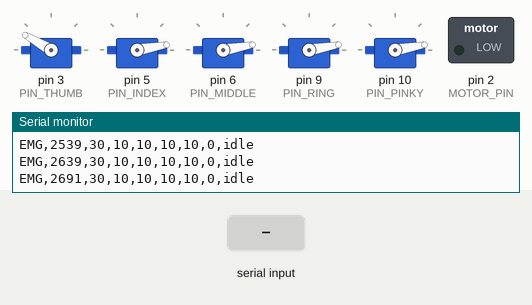
The sketch below on a simulated Arduino Uno, built with avr-gcc and run on an emulated ATmega328P. Parts: 5 × servo, switched loads named in the sketch (green lamp = pin HIGH), the last lines printed to the serial monitor. The test bench sets the inputs (shaded band).

Above: at 2.7 s.
2.8 s: "grip 1\n" received over the second serial link
At 3.8 s:
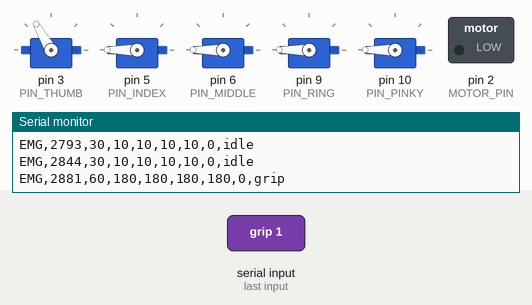
5.5 s: "peace 1\n" received over the second serial link
At 6.3 s:
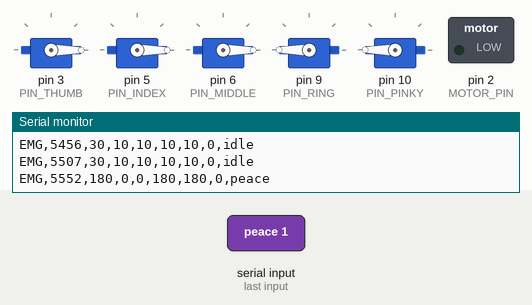
8.0 s: "ok 1\n" received over the second serial link
At 8.8 s:
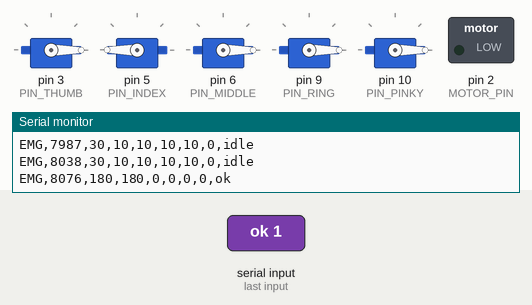
10.5 s: "open\n" received over the second serial link
At 11.3 s:
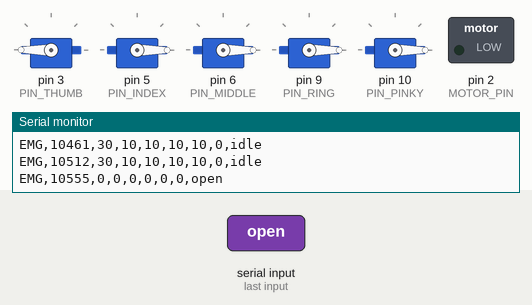
13.0 s: "close\n" received over the second serial link
At 13.8 s:
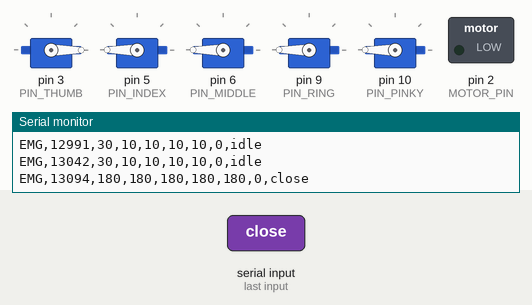
15.5 s: "point\n" received over the second serial link
At 16.1 s:
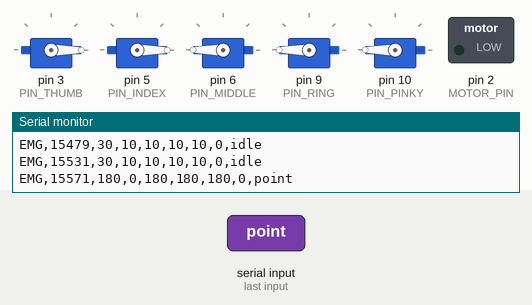
Timing chart, 0 to 18.5 s (numbered marks = the images above; inputs shaded):
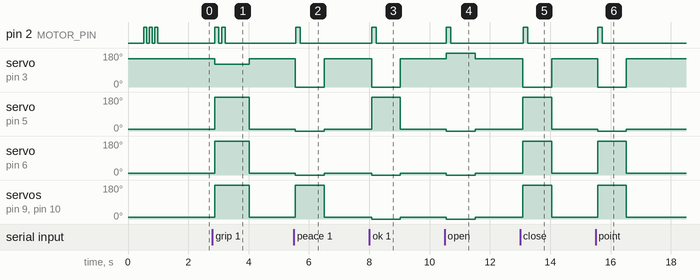

Measured:
- after the input at 2.8 s, pin 2 (MOTOR_PIN): alternates HIGH for 0.12 s and LOW for 0.10 s, 4 changes in all, then stays LOW, starting after 0.08 s; servo on pin 3 (PIN_THUMB): 150° → 120° after 0.08 s, → 150° 1.1 s later
- after the input at 5.5 s, pin 2 (MOTOR_PIN): LOW → HIGH after 0.05 s, → LOW 0.15 s later; servo on pin 3 (PIN_THUMB): 150° → 0° after 0.05 s, → 150° 0.95 s later
- after the input at 8.0 s, pin 2 (MOTOR_PIN): LOW → HIGH after 0.08 s, → LOW 0.15 s later; servo on pin 3 (PIN_THUMB): 150° → 0° after 0.08 s, → 150° 0.95 s later
- after the input at 10.5 s, pin 2 (MOTOR_PIN): LOW → HIGH after 0.06 s, → LOW 0.15 s later; servo on pin 3 (PIN_THUMB): 150° → 180° after 0.06 s, → 150° 0.95 s later; servo on pin 5 (PIN_INDEX), servo on pin 6 (PIN_MIDDLE), servo on pin 9 (PIN_RING), servo on pin 10 (PIN_PINKY): 10° → 0° after 0.06 s, → 10° 0.95 s later
- after the input at 13.0 s, pin 2 (MOTOR_PIN): LOW → HIGH after 0.10 s, → LOW 0.15 s later; servo on pin 3 (PIN_THUMB): 150° → 0° after 0.10 s, → 150° 0.95 s later; servo on pin 5 (PIN_INDEX), servo on pin 6 (PIN_MIDDLE), servo on pin 9 (PIN_RING), servo on pin 10 (PIN_PINKY): 10° → 180° after 0.10 s, → 10° 0.95 s later
- after the input at 15.5 s, pin 2 (MOTOR_PIN): LOW → HIGH after 0.07 s, → LOW 0.15 s later; servo on pin 3 (PIN_THUMB): 150° → 0° after 0.07 s, → 150° 0.95 s later

The sketch:

haptigrip.ino
```cpp
#include <Arduino.h>
#include <Servo.h>
#include <SoftwareSerial.h>
#include <string.h>

// ============================================
// BLUETOOTH PINS
// HC-05: TX → Pin10, RX → Pin11
// ============================================
#define BT_RX  0
#define BT_TX  1
SoftwareSerial BT(BT_RX, BT_TX);

// ============================================
// SERVO PINS
// ============================================
#define PIN_THUMB   3
#define PIN_INDEX   5
#define PIN_MIDDLE  6
#define PIN_RING    9
#define PIN_PINKY   10

// ============================================
// FSR SENSOR PIN
// ============================================
#define FSR_PIN    A0

// ============================================
// FSR ENABLE FLAG
// ============================================
#define FSR_ENABLED false

// ============================================
// FSR THRESHOLDS (only used if FSR_ENABLED)
// ============================================
#define FSR_LIGHT   300
#define FSR_MEDIUM  550
#define FSR_HARD    800

// ============================================
// VIBRATION MOTOR PIN
// ============================================
#define MOTOR_PIN   2
#define MOTOR_MODE  0  // 0 = source mode, 1 = sink mode

// ============================================
// THUMB DIRECTION FIX
// ============================================
#define THUMB_FLIP true

#define OPEN_ANGLE   0
#define CLOSE_ANGLE  180
#define RESET_DELAY  600

// ============================================
// SERVO OBJECTS
// ============================================
Servo servos[5];
const char* fingerNames[5] = {"thumb","index","middle","ring","pinky"};
const int   fingerPins[5]  = {PIN_THUMB, PIN_INDEX, PIN_MIDDLE, PIN_RING, PIN_PINKY};

// ============================================
// STATE TRACKING
// ============================================
int  currentAngles[5] = {30, 10, 10, 10, 10};
char currentLabel[32] = "idle";

// ============================================
// EMG SERIAL OUTPUT
// Format: EMG,timestamp,thumb,index,middle,ring,pinky,fsr,label
// ============================================
void sendEMG(const char* label) {
    int fsr = FSR_ENABLED ? analogRead(FSR_PIN) : 0;
    Serial.print("EMG,");
    Serial.print(millis());
    Serial.print(",");
    for (int i = 0; i < 5; i++) {
        Serial.print(currentAngles[i]);
        Serial.print(",");
    }
    Serial.print(fsr);
    Serial.print(",");
    Serial.println(label);
}

// ============================================
// VIBRATION MOTOR
// ============================================
void buzz(int ms) {
    if (MOTOR_MODE == 0) {
        digitalWrite(MOTOR_PIN, HIGH); delay(ms); digitalWrite(MOTOR_PIN, LOW);
    } else {
        digitalWrite(MOTOR_PIN, LOW);  delay(ms); digitalWrite(MOTOR_PIN, HIGH);
    }
}

void buzzOnce()   { buzz(150); }
void buzzTwice()  { buzz(120); delay(100); buzz(120); }
void buzzThrice() { buzz(100); delay(80);  buzz(100); delay(80); buzz(100); }

// ============================================
// THUMB ANGLE HELPER
// ============================================
int thumbAngle(int a) {
    return THUMB_FLIP ? (180 - a) : a;
}

// ============================================
// FINGER HELPERS
// ============================================
void moveFinger(int idx, int angle) {
    if (idx < 0 || idx > 4) return;
    angle = constrain(angle, 0, 180);
    currentAngles[idx] = angle;
    servos[idx].write((idx == 0) ? thumbAngle(angle) : angle);
}

int getFingerIndex(const char* name) {
    for (int i = 0; i < 5; i++)
        if (strcmp(name, fingerNames[i]) == 0) return i;
    return -1;
}

void moveFingerByName(const char* name, int angle) {
    int idx = getFingerIndex(name);
    if (idx == -1) { BT.println("ERR: Unknown finger"); return; }
    moveFinger(idx, angle);
    BT.print("OK: "); BT.print(name);
    BT.print(" -> "); BT.println(angle);
}

// ============================================
// RESET
// ============================================
void resetToNormal() {
    moveFinger(0, 30);
    moveFinger(1, 10);
    moveFinger(2, 10);
    moveFinger(3, 10);
    moveFinger(4, 10);
    strncpy(currentLabel, "idle", sizeof(currentLabel));
    delay(500);
    BT.println(">> Ready for next command");
}

// ============================================
// POSES
// ============================================
void openHand() {
    BT.println(">> Opening hand...");
    strncpy(currentLabel, "open", sizeof(currentLabel));
    moveFinger(0, OPEN_ANGLE); moveFinger(1, OPEN_ANGLE);
    moveFinger(2, OPEN_ANGLE); moveFinger(3, OPEN_ANGLE);
    moveFinger(4, OPEN_ANGLE);
    sendEMG("open");
    buzzOnce(); delay(800); resetToNormal();
}

void closeHand() {
    BT.println(">> Closing hand (fist)...");
    strncpy(currentLabel, "close", sizeof(currentLabel));
    moveFinger(0, CLOSE_ANGLE); moveFinger(1, CLOSE_ANGLE);
    moveFinger(2, CLOSE_ANGLE); moveFinger(3, CLOSE_ANGLE);
    moveFinger(4, CLOSE_ANGLE);
    sendEMG("close");
    buzzOnce(); delay(800); resetToNormal();
}

void grip() {
    BT.println(">> Grip...");
    strncpy(currentLabel, "grip", sizeof(currentLabel));
    moveFinger(0, 60);
    moveFinger(1, CLOSE_ANGLE); moveFinger(2, CLOSE_ANGLE);
    moveFinger(3, CLOSE_ANGLE); moveFinger(4, CLOSE_ANGLE);
    sendEMG("grip");
    buzzTwice(); delay(800); resetToNormal();
}

void peaceSign() {
    BT.println(">> Peace sign...");
    strncpy(currentLabel, "peace", sizeof(currentLabel));
    moveFinger(0, CLOSE_ANGLE);
    moveFinger(1, OPEN_ANGLE); moveFinger(2, OPEN_ANGLE);
    moveFinger(3, CLOSE_ANGLE); moveFinger(4, CLOSE_ANGLE);
    sendEMG("peace");
    buzzOnce(); delay(800); resetToNormal();
}

void okSign() {
    BT.println(">> OK sign...");
    strncpy(currentLabel, "ok", sizeof(currentLabel));
    moveFinger(0, CLOSE_ANGLE); moveFinger(1, CLOSE_ANGLE);
    moveFinger(2, OPEN_ANGLE);
    moveFinger(3, OPEN_ANGLE); moveFinger(4, OPEN_ANGLE);
    sendEMG("ok");
    buzzOnce(); delay(800); resetToNormal();
}

void pointFinger() {
    BT.println(">> Pointing...");
    strncpy(currentLabel, "point", sizeof(currentLabel));
    moveFinger(0, CLOSE_ANGLE);
    moveFinger(1, OPEN_ANGLE);
    moveFinger(2, CLOSE_ANGLE); moveFinger(3, CLOSE_ANGLE);
    moveFinger(4, CLOSE_ANGLE);
    sendEMG("point");
    buzzOnce(); delay(800); resetToNormal();
}

void thumbsUp() {
    BT.println(">> Thumbs up...");
    strncpy(currentLabel, "thumbsup", sizeof(currentLabel));
    moveFinger(0, OPEN_ANGLE);
    moveFinger(1, CLOSE_ANGLE); moveFinger(2, CLOSE_ANGLE);
    moveFinger(3, CLOSE_ANGLE); moveFinger(4, CLOSE_ANGLE);
    sendEMG("thumbsup");
    buzzOnce(); delay(800); resetToNormal();
}

void waveHand() {
    BT.println(">> Waving...");
    for (int w = 0; w < 3; w++) {
        strncpy(currentLabel, "wave_open", sizeof(currentLabel));
        moveFinger(0, OPEN_ANGLE); moveFinger(1, OPEN_ANGLE);
        moveFinger(2, OPEN_ANGLE); moveFinger(3, OPEN_ANGLE);
        moveFinger(4, OPEN_ANGLE);
        sendEMG("wave_open");
        delay(350);

        strncpy(currentLabel, "wave_close", sizeof(currentLabel));
        moveFinger(1, CLOSE_ANGLE); moveFinger(2, CLOSE_ANGLE);
        moveFinger(3, CLOSE_ANGLE); moveFinger(4, CLOSE_ANGLE);
        sendEMG("wave_close");
        delay(350);
    }
    buzzTwice(); resetToNormal();
}

// ============================================
// FSR AUTO-GRIP
// ============================================
void checkFSR() {
    if (!FSR_ENABLED) return;

    int val = analogRead(FSR_PIN);
    Serial.print("FSR: "); Serial.println(val);

    if (val > FSR_HARD) {
        BT.print("FSR HARD: "); BT.println(val);
        strncpy(currentLabel, "fsr_hard", sizeof(currentLabel));
        moveFinger(0, CLOSE_ANGLE); moveFinger(1, CLOSE_ANGLE);
        moveFinger(2, CLOSE_ANGLE); moveFinger(3, CLOSE_ANGLE);
        moveFinger(4, CLOSE_ANGLE);
        sendEMG("fsr_hard");
        buzz(400); delay(800); resetToNormal();

    } else if (val > FSR_MEDIUM) {
        BT.print("FSR MEDIUM: "); BT.println(val);
        strncpy(currentLabel, "fsr_medium", sizeof(currentLabel));
        moveFinger(0, 60);
        moveFinger(1, CLOSE_ANGLE); moveFinger(2, CLOSE_ANGLE);
        moveFinger(3, CLOSE_ANGLE); moveFinger(4, CLOSE_ANGLE);
        sendEMG("fsr_medium");
        buzzTwice(); delay(800); resetToNormal();

    } else if (val > FSR_LIGHT) {
        BT.print("FSR LIGHT: "); BT.println(val);
        strncpy(currentLabel, "fsr_light", sizeof(currentLabel));
        moveFinger(1, 90); moveFinger(2, 90);
        moveFinger(3, 90); moveFinger(4, 90);
        sendEMG("fsr_light");
        buzzOnce(); delay(600); resetToNormal();
    }
}

// ============================================
// COMMAND PARSER
// ============================================
void parseCommand(char* cmd) {
    while (*cmd == '#' || *cmd == ' ') cmd++;
    for (int i = 0; cmd[i]; i++)
        if (cmd[i] >= 'A' && cmd[i] <= 'Z') cmd[i] += 32;
    if (strlen(cmd) == 0) return;

    char* token = strtok(cmd, " ");
    if (!token) return;

    if (strcmp(token, "open") == 0) {
        char* next = strtok(NULL, " ");
        if (next) {
            moveFingerByName(next, OPEN_ANGLE);
            sendEMG("open"); delay(600); resetToNormal();
        } else { openHand(); }

    } else if (strcmp(token, "close") == 0) {
        char* next = strtok(NULL, " ");
        if (next) {
            moveFingerByName(next, CLOSE_ANGLE);
            sendEMG("close"); delay(600); resetToNormal();
        } else { closeHand(); }

    } else if (strcmp(token, "grip")     == 0) { grip();
    } else if (strcmp(token, "peace")    == 0) { peaceSign();
    } else if (strcmp(token, "ok")       == 0) { okSign();
    } else if (strcmp(token, "point")    == 0) { pointFinger();
    } else if (strcmp(token, "wave")     == 0) { waveHand();
    } else if (strcmp(token, "thumbsup") == 0) { thumbsUp();
    } else if (strcmp(token, "reset")    == 0) {
        resetToNormal(); sendEMG("idle"); buzzOnce();

    } else if (strcmp(token, "move") == 0 || strcmp(token, "set") == 0) {
        char* fTok = strtok(NULL, " ");
        char* aTok = strtok(NULL, " ");
        if (!fTok || !aTok) { BT.println("ERR: Usage: move <finger> <angle>"); return; }
        if (strcmp(aTok, "to") == 0) aTok = strtok(NULL, " ");
        if (!aTok) { BT.println("ERR: Missing angle"); return; }
        moveFingerByName(fTok, atoi(aTok));
        sendEMG("move"); buzzOnce(); delay(600); resetToNormal();

    } else {
        BT.println("ERR: Unknown command.");
        BT.println("Commands: open, close, grip, peace,");
        BT.println("  ok, point, wave, thumbsup, reset");
        BT.println("  open/close <finger>");
        BT.println("  move <finger> <angle>");
    }

    delay(RESET_DELAY);
}

// ============================================
// SETUP
// ============================================
void setup() {
    Serial.begin(9600);
    BT.begin(9600);

    pinMode(MOTOR_PIN, OUTPUT);
    digitalWrite(MOTOR_PIN, (MOTOR_MODE == 0) ? LOW : HIGH);

    for (int i = 0; i < 5; i++)
        servos[i].attach(fingerPins[i]);

    resetToNormal();
    buzzThrice();

    BT.println("==============================");
    BT.println(" Prosthetic Hand Ready!");
    BT.println(" FSR: DISABLED (command-only)");
    BT.println("------------------------------");
    BT.println(" Commands:");
    BT.println("  open        - open all");
    BT.println("  close       - make fist");
    BT.println("  grip        - power grip");
    BT.println("  peace       - peace sign");
    BT.println("  ok          - ok sign");
    BT.println("  point       - point finger");
    BT.println("  wave        - wave hand");
    BT.println("  thumbsup    - thumbs up");
    BT.println("  reset       - rest position");
    BT.println("  open thumb  - open one finger");
    BT.println("  close index - close one finger");
    BT.println("  move ring 90 - set angle");
    BT.println("==============================");
}

// ============================================
// LOOP
// ============================================
void loop() {
    static char          buf[64];
    static int           pos = 0;
    static unsigned long lastStream = 0;

    checkFSR();

    if (millis() - lastStream >= 50) {
        sendEMG(currentLabel);
        lastStream = millis();
    }

    while (BT.available()) {
        char c = (char)BT.read();
        if (c == '\n' || c == '\r') {
            if (pos > 0) {
                buf[pos] = '\0';
                BT.print("CMD received: "); BT.println(buf);
                parseCommand(buf);
                pos = 0;
            }
        } else if (pos < 63) {
            buf[pos++] = c;
        }
    }

    delay(50);
}
```
